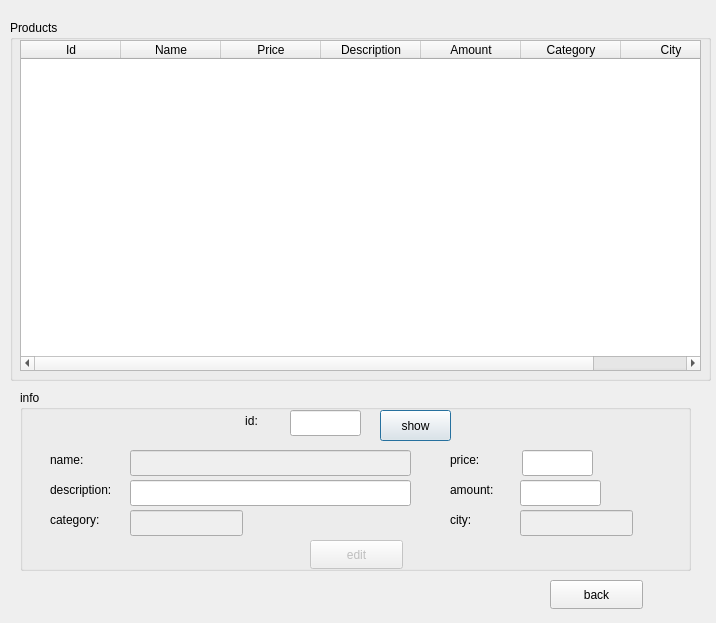
<?xml version="1.0" encoding="UTF-8"?>
<ui version="4.0">
 <class>EditProduct</class>
 <widget class="QDialog" name="EditProduct">
  <property name="geometry">
   <rect>
    <x>0</x>
    <y>0</y>
    <width>716</width>
    <height>623</height>
   </rect>
  </property>
  <property name="windowTitle">
   <string>Dialog</string>
  </property>
  <widget class="QLabel" name="label">
   <property name="geometry">
    <rect>
     <x>250</x>
     <y>30</y>
     <width>191</width>
     <height>41</height>
    </rect>
   </property>
   <property name="font">
    <font>
     <pointsize>18</pointsize>
    </font>
   </property>
   <property name="text">
    <string>Edit product</string>
   </property>
   <property name="alignment">
    <set>Qt::AlignCenter</set>
   </property>
  </widget>
  <widget class="QLabel" name="label_2">
   <property name="geometry">
    <rect>
     <x>220</x>
     <y>410</y>
     <width>63</width>
     <height>21</height>
    </rect>
   </property>
   <property name="text">
    <string>id:</string>
   </property>
   <property name="alignment">
    <set>Qt::AlignCenter</set>
   </property>
  </widget>
  <widget class="QLineEdit" name="id_le">
   <property name="geometry">
    <rect>
     <x>290</x>
     <y>410</y>
     <width>71</width>
     <height>26</height>
    </rect>
   </property>
  </widget>
  <widget class="QPushButton" name="show_btn">
   <property name="geometry">
    <rect>
     <x>380</x>
     <y>410</y>
     <width>71</width>
     <height>31</height>
    </rect>
   </property>
   <property name="text">
    <string>show</string>
   </property>
  </widget>
  <widget class="QGroupBox" name="groupBox">
   <property name="geometry">
    <rect>
     <x>20</x>
     <y>390</y>
     <width>671</width>
     <height>181</height>
    </rect>
   </property>
   <property name="title">
    <string>info</string>
   </property>
   <widget class="QLabel" name="label_3">
    <property name="geometry">
     <rect>
      <x>30</x>
      <y>60</y>
      <width>63</width>
      <height>20</height>
     </rect>
    </property>
    <property name="text">
     <string>name:</string>
    </property>
   </widget>
   <widget class="QLabel" name="label_4">
    <property name="geometry">
     <rect>
      <x>30</x>
      <y>90</y>
      <width>81</width>
      <height>20</height>
     </rect>
    </property>
    <property name="text">
     <string>description:</string>
    </property>
   </widget>
   <widget class="QLabel" name="label_5">
    <property name="geometry">
     <rect>
      <x>430</x>
      <y>90</y>
      <width>63</width>
      <height>20</height>
     </rect>
    </property>
    <property name="text">
     <string>amount:</string>
    </property>
   </widget>
   <widget class="QLabel" name="label_6">
    <property name="geometry">
     <rect>
      <x>430</x>
      <y>120</y>
      <width>63</width>
      <height>20</height>
     </rect>
    </property>
    <property name="text">
     <string>city:</string>
    </property>
   </widget>
   <widget class="QLabel" name="label_7">
    <property name="geometry">
     <rect>
      <x>430</x>
      <y>60</y>
      <width>63</width>
      <height>20</height>
     </rect>
    </property>
    <property name="text">
     <string>price:</string>
    </property>
   </widget>
   <widget class="QLabel" name="label_8">
    <property name="geometry">
     <rect>
      <x>30</x>
      <y>120</y>
      <width>63</width>
      <height>20</height>
     </rect>
    </property>
    <property name="text">
     <string>category:</string>
    </property>
   </widget>
   <widget class="QLineEdit" name="name_le">
    <property name="enabled">
     <bool>false</bool>
    </property>
    <property name="geometry">
     <rect>
      <x>110</x>
      <y>60</y>
      <width>281</width>
      <height>26</height>
     </rect>
    </property>
   </widget>
   <widget class="QLineEdit" name="des_le">
    <property name="geometry">
     <rect>
      <x>110</x>
      <y>90</y>
      <width>281</width>
      <height>26</height>
     </rect>
    </property>
   </widget>
   <widget class="QLineEdit" name="cat_le">
    <property name="enabled">
     <bool>false</bool>
    </property>
    <property name="geometry">
     <rect>
      <x>110</x>
      <y>120</y>
      <width>113</width>
      <height>26</height>
     </rect>
    </property>
   </widget>
   <widget class="QLineEdit" name="price_le">
    <property name="geometry">
     <rect>
      <x>502</x>
      <y>60</y>
      <width>71</width>
      <height>26</height>
     </rect>
    </property>
   </widget>
   <widget class="QLineEdit" name="amount_le">
    <property name="geometry">
     <rect>
      <x>500</x>
      <y>90</y>
      <width>81</width>
      <height>26</height>
     </rect>
    </property>
   </widget>
   <widget class="QLineEdit" name="city_le">
    <property name="enabled">
     <bool>false</bool>
    </property>
    <property name="geometry">
     <rect>
      <x>500</x>
      <y>120</y>
      <width>113</width>
      <height>26</height>
     </rect>
    </property>
   </widget>
   <widget class="QPushButton" name="edit_btn">
    <property name="enabled">
     <bool>false</bool>
    </property>
    <property name="geometry">
     <rect>
      <x>290</x>
      <y>150</y>
      <width>93</width>
      <height>29</height>
     </rect>
    </property>
    <property name="text">
     <string>edit</string>
    </property>
   </widget>
  </widget>
  <widget class="QPushButton" name="back_btn">
   <property name="geometry">
    <rect>
     <x>550</x>
     <y>580</y>
     <width>93</width>
     <height>29</height>
    </rect>
   </property>
   <property name="text">
    <string>back</string>
   </property>
  </widget>
  <widget class="QGroupBox" name="groupBox_2">
   <property name="geometry">
    <rect>
     <x>10</x>
     <y>20</y>
     <width>701</width>
     <height>361</height>
    </rect>
   </property>
   <property name="title">
    <string>Products</string>
   </property>
   <widget class="QTableWidget" name="products_table">
    <property name="geometry">
     <rect>
      <x>10</x>
      <y>20</y>
      <width>681</width>
      <height>331</height>
     </rect>
    </property>
    <column>
     <property name="text">
      <string>Id</string>
     </property>
    </column>
    <column>
     <property name="text">
      <string>Name</string>
     </property>
    </column>
    <column>
     <property name="text">
      <string>Price</string>
     </property>
    </column>
    <column>
     <property name="text">
      <string>Description</string>
     </property>
    </column>
    <column>
     <property name="text">
      <string>Amount</string>
     </property>
    </column>
    <column>
     <property name="text">
      <string>Category</string>
     </property>
    </column>
    <column>
     <property name="text">
      <string>City</string>
     </property>
    </column>
   </widget>
  </widget>
  <zorder>label</zorder>
  <zorder>groupBox</zorder>
  <zorder>back_btn</zorder>
  <zorder>groupBox_2</zorder>
  <zorder>show_btn</zorder>
  <zorder>label_2</zorder>
  <zorder>id_le</zorder>
 </widget>
 <resources/>
 <connections/>
</ui>
